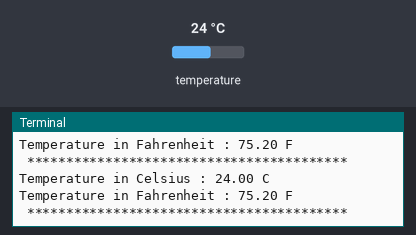
The program below on a simulated Raspberry Pi (BCM pin numbers). Shown: the last lines printed to the terminal. The inputs (shaded band) are chosen by the test bench; at power-on: temperature 24 °C.

Above: at 1.2 s.
1.3 s: temperature set to 12 °C
At 2.6 s:
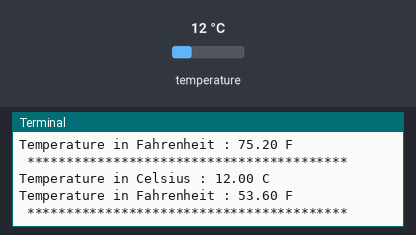
2.8 s: temperature set to 19 °C
At 3.8 s:
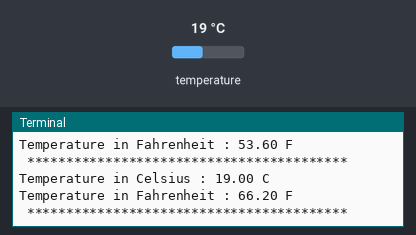
Timing chart, 0 to 5.8 s (numbered marks = the images above; inputs shaded):
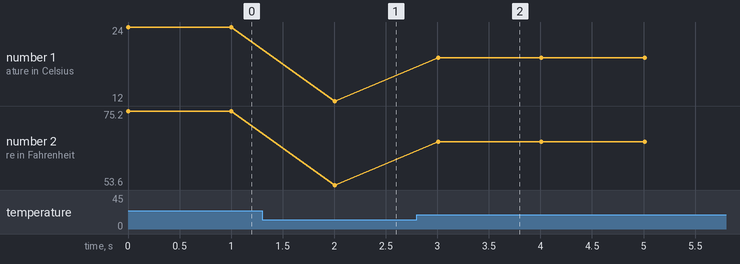

The program:

LM75BIMM.py
```python
# (licence header left out)
import smbus
import time

# Get I2C bus
bus = smbus.SMBus(1)

# I2C Address of the device
LM75BIMM_DEFAULT_ADDRESS		= 0x49

# LM75BIMM Register Map
LM75BIMM_REG_TEMP					= 0x00 # Temperature Register
LM75BIMM_REG_CONFIG					= 0x01 # Configuration Register
LM75BIMM_REG_THYST					= 0x02 # Temperature Hysteresis Register
LM75BIMM_REG_TOS					= 0x03 # Over Temperature Shutdown Register

# LM75BIMM Configuration Register
LM75BIMM_FAULTQUEUE_1				= 0x00 # Fault Queue = 1
LM75BIMM_FAULTQUEUE_2				= 0x08 # Fault Queue = 2
LM75BIMM_FAULTQUEUE_4				= 0x10 # Fault Queue = 4
LM75BIMM_FAULTQUEUE_6				= 0x18 # Fault Queue = 6
LM75BIMM_POLARITY_LOW				= 0x00 # Active Polarity LOW
LM75BIMM_POLARITY_HIGH				= 0x04 # Active Polarity HIGH
LM75BIMM_MODE_CMP					= 0x00 # Comparater Mode
LM75BIMM_MODE_INT					= 0x02 # Interrupt Mode
LM75BIMM_MODE_SHUTDOWN				= 0x01 # Shutdown Mode

class LM75BIMM():
	def __init__(self):
		self.temp_configuration()

	def temp_configuration(self):
		"""Select the temperature configuration from the given provided values"""
		TEMP_CONFIG = (LM75BIMM_FAULTQUEUE_1 | LM75BIMM_POLARITY_LOW | LM75BIMM_MODE_CMP)
		bus.write_byte_data(LM75BIMM_DEFAULT_ADDRESS, LM75BIMM_REG_CONFIG, TEMP_CONFIG)

	def read_temp(self):
		"""Read data back from LM75BIMM_REG_TEMP(0x00), 2 bytes, temp MSB, temp LSB"""
		data = bus.read_i2c_block_data(LM75BIMM_DEFAULT_ADDRESS, LM75BIMM_REG_TEMP, 2)

		# Convert the data to 9-bits
		temp = (data[0] * 256 + (data[1] & 0x80)) / 128
		if temp > 255 :
			temp -= 512
		cTemp = temp * 0.5
		fTemp = cTemp * 1.8 + 32

		return {'c' : cTemp, 'f' : fTemp}

from LM75BIMM import LM75BIMM
lm75bimm = LM75BIMM()

while True:
	temp = lm75bimm.read_temp()
	print "Temperature in Celsius : %.2f C"%(temp['c'])
	print "Temperature in Fahrenheit : %.2f F"%(temp['f'])
	print " ***************************************** "
	time.sleep(1)
```

Measured:
- after the input at 1.3 s, the terminal: prints a new line after 0.71 s (image 1)
- after the input at 2.8 s, the terminal: prints a new line after 0.21 s (image 2)
- plotted number 1: 24 → 12 after the input at 1.3 s, 12 → 19 after the input at 2.8 s
- plotted number 2: 75.2 → 53.6 after the input at 1.3 s, 53.6 → 66.2 after the input at 2.8 s
